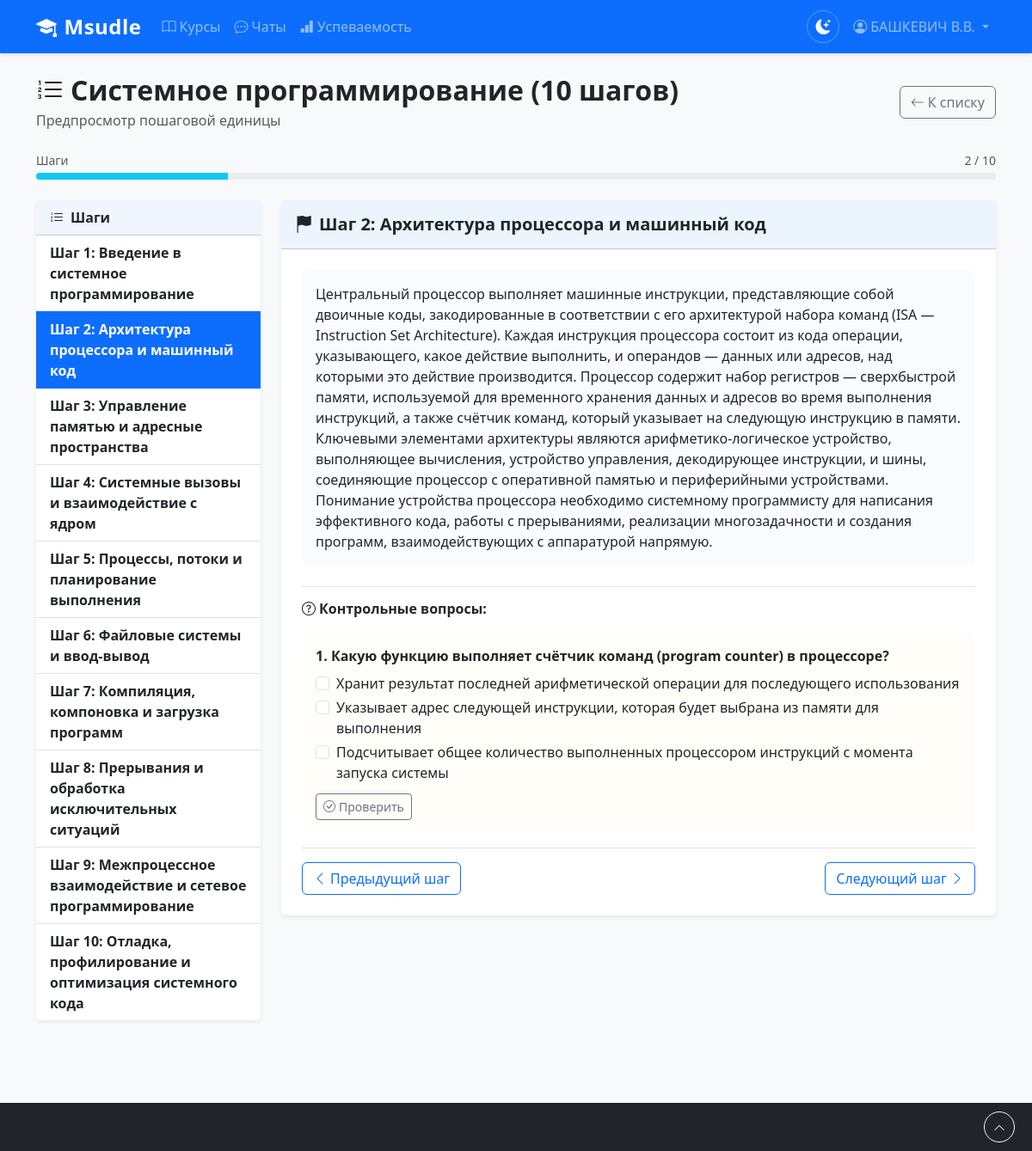
The app's page /course/step-by-step/4/preview/?step=1 (signed in) with its own data.
### students/models.py (models this page shows, shortened)
class Student(models.Model):
    fio = models.CharField(max_length=300, verbose_name='ФИО')
    group = models.ForeignKey(
        StudentGroup,
        on_delete=models.CASCADE,
        related_name='students',
        verbose_name='Группа',
        null=True,
        blank=True,
    )
    login = models.CharField(
        max_length=100,
        unique=True,
        verbose_name='Логин',
        help_text='Используется для входа в систему',
        default='',
    )
    record_book_number = models.CharField(
        max_length=50,
        blank=True,
        default='',
        verbose_name='Номер зачётной книжки',
        help_text='Необязательное поле',
    )
    password = models.CharField(max_length=128, verbose_name='Пароль (хэш)', default='')
    last_login = models.DateTimeField(null=True, blank=True, verbose_name='Последний вход')
    class Meta:
        verbose_name = 'Студент'
        verbose_name_plural = 'Студенты'
    @property
    def is_authenticated(self):
        return True

### course/models.py (models this page shows, shortened)
class LearningUnit(models.Model):
    CONTENT_TYPE_CHOICES = [
        ('methodical', 'Методическая единица'),
        ('lecture', 'Лекционная единица'),
        ('control', 'Контрольная единица'),
        ('step_by_step', 'Пошаговая единица'),
    ]
    GRADING_TYPE_CHOICES = [
        ('pass_fail', 'Зачтено / не зачтено'),
        ('score_100', 'Баллы'),
    ]
    topic = models.ForeignKey(
        CourseTopic,
        on_delete=models.CASCADE,
        null=True,
        blank=True,
        related_name='units',
        verbose_name='Тема',
    )
    section = models.ForeignKey(
        CourseSection,
        on_delete=models.CASCADE,
        null=True,
        blank=True,
        related_name='direct_units',
        verbose_name='Раздел',
        help_text='Если единица привязана напрямую к разделу без темы',
    )
    title = models.CharField(max_length=300, verbose_name='Название единицы')
    content_type = models.CharField(
        max_length=30,
        choices=CONTENT_TYPE_CHOICES,
        default='file',
        verbose_name='Тип содержимого',
    )
    file = models.FileField(
        upload_to=learning_unit_upload_to,
        null=True,
        blank=True,
        verbose_name='Файл',
        help_text='Загружаемый файл: PDF, DOC, DOCX, JPG и т.д.',
    )
    link = models.CharField(
        max_length=500,
        null=True,
        blank=True,
        verbose_name='Ссылка',
        help_text='Ссылка на внешний ресурс или внутренний модуль',
    )
    order = models.PositiveSmallIntegerField(default=0, verbose_name='Порядок')
    visible = models.BooleanField(
        default=True,
        verbose_name='Видима студентам',
        help_text='Если выключено, единица скрыта от студентов',
    )
    grading_type = models.CharField(
        max_length=20,
        choices=GRADING_TYPE_CHOICES,
        null=True,
        blank=True,
        verbose_name='Тип оценки',
        help_text='Только для контрольных единиц. Укажите способ оценивания.',
    )
    test = models.ForeignKey(
        'testing.Test',
        on_delete=models.SET_NULL,
        null=True,
        blank=True,
        related_name='learning_units',
        verbose_name='Тест',
        help_text='Прикрепить тест для прохождения студентом (только для контрольных единиц).',
    )
    max_score = models.PositiveSmallIntegerField(
        default=10,
        verbose_name='Максимальный балл',
        help_text='Максимальный балл за эту контрольную единицу (по умолчанию 10).',
    )
    is_deleted = models.BooleanField(
        default=False,
        verbose_name='Удалена (софт)',
        help_text='Если включено, единица помечена как удалённая.',
    )
    deleted_at = models.DateTimeField(
        null=True,
        blank=True,
        verbose_name='Дата удаления',
    )
    class Meta:
        verbose_name = 'Единица обучения'
        verbose_name_plural = 'Единицы обучения'
        ordering = ['order', 'id']

class Step(models.Model):
    learning_unit = models.ForeignKey(
        LearningUnit,
        on_delete=models.CASCADE,
        related_name='steps',
        verbose_name='Пошаговая единица',
        limit_choices_to={'content_type': 'step_by_step'},
    )
    title = models.CharField(max_length=300, verbose_name='Название шага')
    content = models.TextField(
        null=True,
        blank=True,
        verbose_name='Материал шага',
        help_text='Текст/материал, излагаемый на данном шаге',
    )
    order = models.PositiveSmallIntegerField(default=0, verbose_name='Порядок')
    class Meta:
        verbose_name = 'Шаг'
        verbose_name_plural = 'Шаги'
        ordering = ['order', 'id']

class StepQuestion(models.Model):
    step = models.ForeignKey(
        Step,
        on_delete=models.CASCADE,
        related_name='questions',
        verbose_name='Шаг',
    )
    text = models.TextField(verbose_name='Текст вопроса')
    order = models.PositiveSmallIntegerField(default=0, verbose_name='Порядок')
    class Meta:
        verbose_name = 'Вопрос шага'
        verbose_name_plural = 'Вопросы шагов'
        ordering = ['order', 'id']

class StepChoice(models.Model):
    question = models.ForeignKey(
        StepQuestion,
        on_delete=models.CASCADE,
        related_name='choices',
        verbose_name='Вопрос шага',
    )
    text = models.CharField(max_length=500, verbose_name='Текст варианта')
    is_correct = models.BooleanField(default=False, verbose_name='Правильный')
    class Meta:
        verbose_name = 'Вариант ответа шага'
        verbose_name_plural = 'Варианты ответов шагов'
        ordering = ['id']

### course/views.py (the view)
# urls.py: path('step-by-step/<int:unit_id>/preview/', views.step_by_step_preview, name='step_by_step_preview'),
@login_required
def step_by_step_preview(request, unit_id):
    unit = get_object_or_404(
        LearningUnit.objects.prefetch_related('steps__questions__choices'),
        id=unit_id, content_type='step_by_step', is_deleted=False
    )
    steps = list(unit.steps.order_by('order'))
    if not steps:
        messages.error(request, 'В пошаговой единице нет шагов.')
        return redirect('course:step_by_step_list')
    try:
        current_index = int(request.GET.get('step', 0))
    except (ValueError, TypeError):
        current_index = 0
    if current_index < 0:
        current_index = 0
    if current_index >= len(steps):
        current_index = len(steps) - 1
    current_step = steps[current_index]
    prev_index = current_index - 1 if current_index > 0 else None
    next_index = current_index + 1 if current_index < len(steps) - 1 else None
    return render(request, 'course/step_by_step_preview.html', {
        'unit': unit,
        'current_step': current_step,
        'steps': steps,
        'current_index': current_index,
        'prev_index': prev_index,
        'next_index': next_index,
    })

### templates/course/step_by_step_preview.html (shortened to what this page needs)
{% extends 'base.html' %}
{% load static %}
{% block content %}
<div class="container py-4">
    <div class="d-flex justify-content-between align-items-center mb-4">
        <div>
            <h2 class="fw-bold mb-1">
                <i class="bi bi-list-ol me-2"></i>{{ unit.title }}
            </h2>
            <p class="text-muted mb-0">Предпросмотр пошаговой единицы</p>
        </div>
        <a href="{% url 'course:step_by_step_list' %}" class="btn btn-outline-secondary">
            <i class="bi bi-arrow-left me-1"></i>К списку
        </a>
    </div>
    <div class="mb-4">
        <div class="d-flex justify-content-between mb-1">
            <small class="text-muted">Шаги</small>
            <small class="text-muted">{{ current_index|add:1 }} / {{ steps|length }}</small>
        </div>
        <div class="progress" style="height: 8px;">
            <div class="progress-bar bg-info" role="progressbar"
                 style="width: {% widthratio current_index|add:1 steps|length 100 %}%;"
                 aria-valuenow="{{ current_index|add:1 }}" aria-valuemin="1" aria-valuemax="{{ steps|length }}"></div>
        </div>
    </div>
    <div class="row">
        <div class="col-md-3 mb-4">
            <div class="card shadow-sm border-0">
                <div class="card-header py-2" style="background-color: rgba(180, 210, 250, 0.2);">
                    <span class="fw-semibold"><i class="bi bi-list-ol me-2"></i>Шаги</span>
                </div>
                <div class="list-group list-group-flush">
                    {% for step in steps %}
                    <a href="?step={{ forloop.counter0 }}"
                       class="list-group-item list-group-item-action d-flex align-items-center py-2
                              {% if forloop.counter0 == current_index %}active{% endif %}">
                        <span class="fw-semibold">Шаг {{ step.order }}: {{ step.title }}</span>
                    </a>
                    {% endfor %}
                </div>
            </div>
        </div>
        <div class="col-md-9">
            <div class="card shadow-sm border-0">
                <div class="card-header py-3" style="background-color: rgba(180, 210, 250, 0.25);">
                    <h5 class="fw-bold mb-0">
                        <i class="bi bi-flag-fill me-2"></i>Шаг {{ current_step.order }}: {{ current_step.title }}
                    </h5>
                </div>
                <div class="card-body p-4">
                    {% if current_step.content %}
                    <div class="mb-4 p-3 rounded-3" style="background-color: rgba(235, 242, 255, 0.3);">
                        {{ current_step.content|safe }}
                    </div>
                    {% else %}
                    <p class="text-muted mb-4">Материал шага отсутствует.</p>
                    {% endif %}
                    {% with questions=current_step.questions.all %}
                    {% if questions %}
                    <div class="border-top pt-3 mb-3">
                        <h6 class="fw-bold mb-3"><i class="bi bi-question-circle me-1"></i>Контрольные вопросы:</h6>
                        {% for question in questions %}
                        <div class="mb-3 p-3 rounded-3" style="background-color: rgba(255, 245, 220, 0.2);">
                            <p class="fw-semibold mb-2">{{ forloop.counter }}. {{ question.text }}</p>
                            {% for choice in question.choices.all %}
                            <div class="form-check mb-1">
                                <input class="form-check-input" type="checkbox" id="pq_{{ question.id }}_{{ choice.id }}">
                                <label class="form-check-label" for="pq_{{ question.id }}_{{ choice.id }}">
                                    {{ choice.text }}
                                </label>
                            </div>
                            {% endfor %}
                            <button type="button" class="btn btn-sm btn-outline-secondary mt-2 check-question-btn"
                                    data-question-id="{{ question.id }}">
                                <i class="bi bi-check-circle me-1"></i>Проверить
                            </button>
                        </div>
                        {% endfor %}
                    </div>
                    {% endif %}
                    {% endwith %}
                    <div class="d-flex justify-content-between border-top pt-3 mt-3">
                        <div>
                            {% if prev_index is not None %}
                            <a href="?step={{ prev_index }}" class="btn btn-outline-primary">
                                <i class="bi bi-chevron-left me-1"></i>Предыдущий шаг
                            </a>
                            {% else %}
                            <span class="btn btn-outline-secondary disabled">
                                <i class="bi bi-chevron-left me-1"></i>Предыдущий шаг
                            </span>
                            {% endif %}
                        </div>
                        <div>
                            {% if next_index is not None %}
                            <a href="?step={{ next_index }}" class="btn btn-outline-primary">
                                Следующий шаг<i class="bi bi-chevron-right ms-1"></i>
                            </a>
                            {% else %}
                            <button type="button" class="btn btn-success" id="finishPreviewBtn">
                                <i class="bi bi-flag-checkered me-1"></i>Завершить
                            </button>
                            {% endif %}
                        </div>
                    </div>
                </div>
            </div>
        </div>
    </div>
</div>
{% endblock %}

### templates/base.html (shortened to what this page needs)
{% load static %}{% load short_name %}
<!DOCTYPE html>
<html lang="ru">
<head>
    <link href="{% static 'css/bootstrap.min.css' %}" rel="stylesheet">
    <link href="{% static 'css/bootstrap-icons.css' %}" rel="stylesheet">
    <link href="{% static 'css/main.css' %}" rel="stylesheet">
</head>
<body>
    <nav class="navbar navbar-expand-lg navbar-dark bg-primary">
        <div class="container">
            <a class="navbar-brand" href="{% url 'index' %}">
                <i class="bi bi-mortarboard-fill me-2"></i>Msudle
            </a>
            <div class="collapse navbar-collapse" id="navbarNav">
                <ul class="navbar-nav me-auto">
                    <li class="nav-item">
                        <a class="nav-link" href="{% url 'dashboard' %}">
                            <i class="bi bi-book me-1"></i>Курсы
                        </a>
                    </li>
                    {% if user.is_authenticated %}
                    <li class="nav-item">
                        <a class="nav-link" href="{% url 'chat:list' %}">
                            <i class="bi bi-chat-dots me-1"></i>Чаты
                        </a>
                    </li>
                    {% endif %}
                    {% if user.is_authenticated and user.fio|default:'' %}
                    <li class="nav-item">
                        <a class="nav-link" href="{% url 'student_home' %}">
                            <i class="bi bi-bar-chart-fill me-1"></i>Успеваемость
                        </a>
                    </li>
                    {% endif %}
                </ul>
                <ul class="navbar-nav">
                    <li class="nav-item d-flex align-items-center">
                        <button class="theme-toggle" id="themeToggle" title="Переключить тему">
                            <i class="bi bi-moon-stars-fill"></i>
                        </button>
                    </li>
                    {% if user.is_authenticated %}
                        {% if user.fio|default:'' %}
                            <li class="nav-item dropdown">
                                <a class="nav-link dropdown-toggle" href="#" id="userDropdown" role="button"
                                   data-bs-toggle="dropdown" aria-expanded="false">
                                    <i class="bi bi-person-circle me-1"></i>{{ user|short_name }}
                                </a>
                            </li>
                        {% endif %}
                    {% endif %}
                </ul>
            </div>
        </div>
    </nav>
    <main>
        {% block content %}{% endblock %}
    </main>
    <footer class="bg-dark text-white py-3 mt-5 position-relative">
        <div class="container text-center">
            <small class="text-muted">&copy; {% now "Y" %} Msudle. Все права защищены.</small>
        </div>
        <button id="btnScrollTop" class="btn btn-outline-light btn-sm position-absolute"
                style="right: 20px; top: 50%; transform: translateY(-50%); border-radius: 50%; width: 36px; height: 36px; display: flex; align-items: center; justify-content: center;"
                title="Наверх">
            <i class="bi bi-chevron-up"></i>
        </button>
    </footer>
</body>
</html>

### records on screen
Student: fio "БАШКЕВИЧ В.В."
LearningUnit: title "Системное программирование (10 шагов)"
Step: order "1", title "Введение в системное программирование"
Step: order "2", title "Архитектура процессора и машинный код", content "Центральный процессор выполняет машинные инструкции, представляющие собой двоичные коды, закодированные в соответствии с его архитектурой набора команд (ISA — Instruction Set Architecture). Каждая инструкция процессора состоит из кода операции, указывающего, какое действие выполнить, и операндов — данных или адресов, над которыми это действие производится. Процессор содержит набор регистров — сверхбыстрой памяти, используемой для временного хранения данных и адресов во время выполнения инструкций, а также счётчик команд, который указывает на следующую инструкцию в памяти. Ключевыми элементами архитектуры являются арифметико-логическое устройство, выполняющее вычисления, устройство…"
Step: order "3", title "Управление памятью и адресные пространства"
Step: order "4", title "Системные вызовы и взаимодействие с ядром"
Step: order "5", title "Процессы, потоки и планирование выполнения"
Step: order "6", title "Файловые системы и ввод-вывод"
Step: order "7", title "Компиляция, компоновка и загрузка программ"
Step: order "8", title "Прерывания и обработка исключительных ситуаций"
Step: order "9", title "Межпроцессное взаимодействие и сетевое программирование"
Step: order "10", title "Отладка, профилирование и оптимизация системного кода"
StepQuestion: text "Какую функцию выполняет счётчик команд (program counter) в процессоре?"
StepChoice: text "Хранит результат последней арифметической операции для последующего использования"
StepChoice: text "Указывает адрес следующей инструкции, которая будет выбрана из памяти для выполнения"
StepChoice: text "Подсчитывает общее количество выполненных процессором инструкций с момента запуска системы"

### other values on screen
{{ current_index|add:1 }} "2"
{{ steps|length }} "10"
